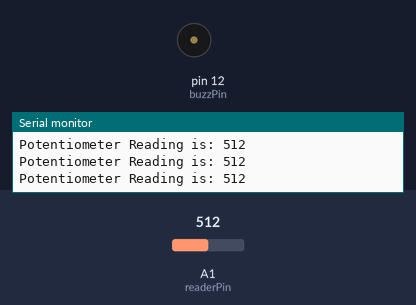
This sketch was run on a simulated Arduino Uno, built with avr-gcc and run on an emulated ATmega328P. On the bench: buzzer (waves = sounding), the last lines printed to the serial monitor. The inputs (shaded band) are chosen by the test bench; at power-on: A1 (readerPin) = 512.

Above: at 1.3 s.
1.4 s: A1 (readerPin) set to 782
3.2 s: A1 (readerPin) set to 814
At 4.6 s:
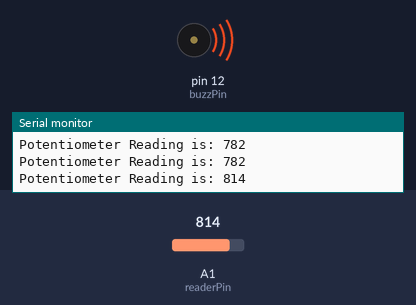
Timing chart, 0 to 6.2 s (numbered marks = the images above; inputs shaded):
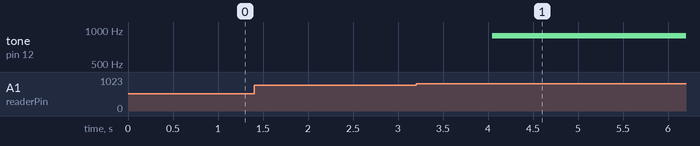

Measured:
- the behaviour switches between 799 and 800 on A1 (readerPin) (found by bisection; images 0 and 1)
- after the input at 3.2 s, tone on pin 12 (buzzPin): silent → 886 Hz after 0.85 s

The sketch:

Buzzers.ino
```cpp
int buzzPin = 12;
int readerPin = A1;
String condition;

int volts;

int time = 500;
float buzz_time = 1;


void setup() {
  // put your setup code here, to run once:

  pinMode(buzzPin,OUTPUT);
  pinMode(readerPin,INPUT);

  Serial.begin(9600);


}

void loop() {
  // put your main code here, to run repeatedly:

  volts = analogRead(readerPin);
  Serial.print("Potentiometer Reading is: ");
  Serial.println(volts);
  delay(time);


  if (volts >= 800){
    condition = "True";
    volts = analogRead(readerPin);
    }

  while (condition == "True" and volts >= 800){
    digitalWrite(buzzPin,HIGH);
    delay(buzz_time);
    digitalWrite(buzzPin,LOW);


    volts = analogRead(readerPin);
  }

}
```
